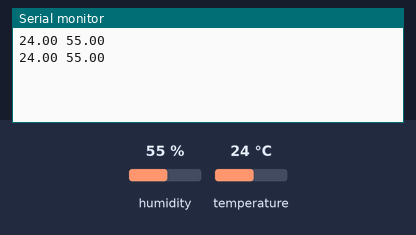
Recording of a sketch running on a simulated ESP32. Parts: the last lines printed to the serial monitor. Inputs (shaded band) come from the test bench; at power-on: humidity 55 %, temperature 24 °C.

Above: at 3.8 s.
3.9 s: humidity set to 22 %
At 6.9 s:
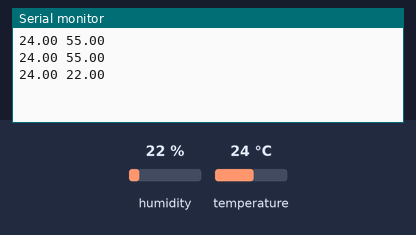
7.8 s: temperature set to 12 °C
At 9.4 s:
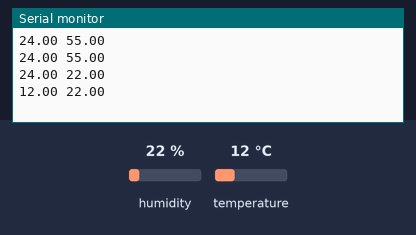
11.7 s: humidity set to 40 %
At 13.0 s:
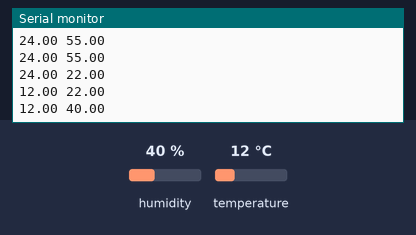
Timing chart, 0 to 14.7 s (numbered marks = the images above; inputs shaded):
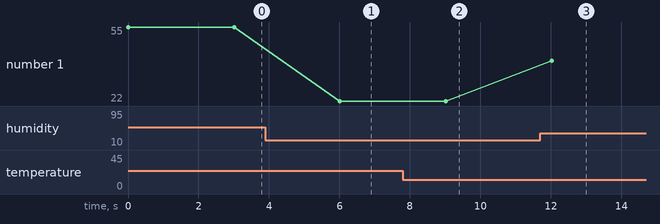

Measured:
- after the input at 3.9 s, the serial monitor: prints a new line after 2.1 s (image 1)
- after the input at 7.8 s, the serial monitor: prints a new line after 1.2 s (image 2)
- after the input at 11.7 s, the serial monitor: prints a new line after 0.32 s (image 3)
- plotted number 1: 55 → 22 after the input at 3.9 s, 22 → 40 after the input at 11.7 s

The sketch:

ESP32_DHT11.ino
```cpp
#include <DHT.h>
#include <DHT_U.h>

DHT_Unified dht(14, DHT11);

void setup() {
  Serial.begin(115200);
  dht.begin();

}
float a[2];
void loop() {
  getDHT11();
  Serial.println(String(a[0])+" "+String(a[1]));
  delay(3000);
}

void getDHT11(){

  sensors_event_t event;
  dht.temperature().getEvent(&event);
  if (isnan(event.temperature)) {
    Serial.println(F("Error reading temperature!"));
  }
  else {
    a[0] = event.temperature;
  }
  dht.humidity().getEvent(&event);
  if (isnan(event.relative_humidity)) {
    Serial.println(F("Error reading humidity!"));
  }
  else {
    a[1] = event.relative_humidity;
  }
}
```
